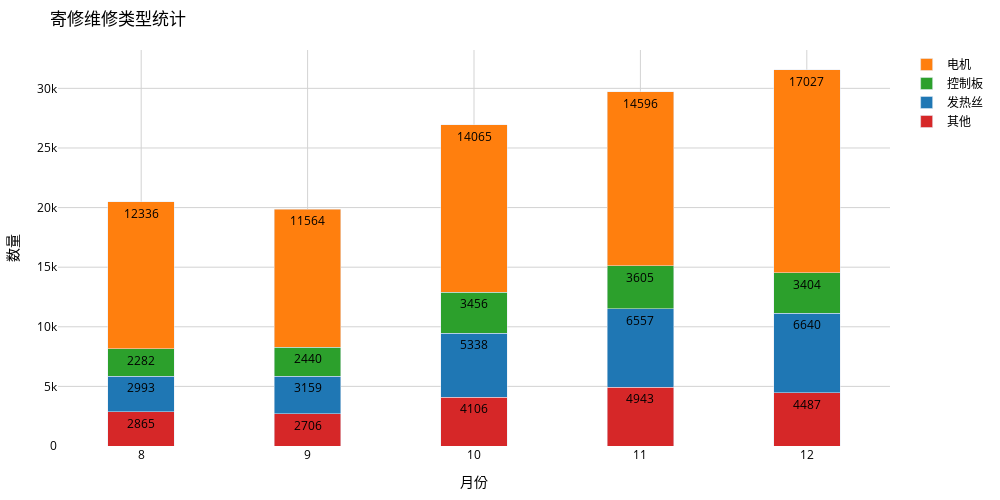

The notebook cell this image was saved under:
### Code cell
import pandas as pd
import numpy as np
import plotly.graph_objects as go

# 读取数据
pj = pd.read_parquet('更换配件明细8-12.parquet')

# 筛选数据
pj = pj.query("`[产品名称].[产品型号]` == '产成品-吹风机'")

# 处理时间列
pj['创建时间_日期'] = pd.to_datetime(pj['创建时间']).dt.month

# 分类配件
pj['配件'] = np.where(
    pj['备件名称'].str.contains('发热丝'), '发热丝',
    np.where(
        pj['备件名称'].str.contains('电机'), '电机',
        np.where(
            pj['备件名称'].str.contains('控制板'), '控制板', '其他'
        )
    )
)

# 设置权重
pj['权重'] = np.where(
    pj['配件'] == '发热丝', 3,
    np.where(
        pj['配件'] == '电机', 2,
        np.where(
            pj['配件'] == '控制板', 4, 1
        )
    )
)

# 按权重排序并去重
pj_sort = pj.sort_values(by='权重', ascending=False)
pj = pj_sort.drop_duplicates(subset=['服务单号'], keep='first')

# 数据透视
data = pj[['创建时间_日期', '配件', '数量']].copy()
data = data.pivot_table(index='创建时间_日期', columns='配件', values='数量', aggfunc='sum')
x = data.reset_index()

# 创建图表
fig = go.Figure()

# 定义每条柱子的颜色
colors = {
    '发热丝': '#1f77b4',  # 蓝色
    '电机': '#ff7f0e',    # 橙色
    '控制板': '#2ca02c',  # 绿色
    '其他': '#d62728'     # 红色
}

# 遍历配件列
for column in x.columns[1:]:  # 跳过第一列（创建时间_日期）
    fig.add_trace(go.Bar(
        x=x['创建时间_日期'],  # x 轴为月份
        y=x[column],          # y 轴为数量
        name=column,          # 柱子名称
        marker_color=colors[column],  # 柱子颜色
        text=x[column].astype(str),  # 显示数据标签
        textposition='auto',  # 自动调整标签位置
        textfont=dict(size=12, color='black')  # 标签字体
    ))

# 设置标题和标签
fig.update_layout(
    plot_bgcolor='white',  # 绘图区域背景颜色
    paper_bgcolor='white',  # 整个图表区域背景颜色
    title="寄修维修类型统计",
    xaxis_title="月份",
    yaxis_title="数量",
    font=dict(size=12, color="black"),
    xaxis=dict(showgrid=True, gridcolor='lightgray'),
    yaxis=dict(showgrid=True, gridcolor='lightgray'),
    margin=dict(l=50, r=50, t=50, b=50),  # 调整边距
    barmode='stack',  # 设置为堆叠模式
    height=500,  # 调整图表高度
    width=1000,  # 调整图表宽度
    bargap=0.6,  # 不同月份之间的间距
    bargroupgap=0,  # 同一月份内不同配件之间的间距

)

# 显示图表
fig.show()

### Figure 1 — Plotly figure (JSON) as saved in the notebook; plotly's stock layout.template omitted (floating-point values rounded to 4 significant figures)
{"data": [{"marker": {"color": "#d62728"}, "name": "其他", "text": ["2865", "2706", "4106", "4943", "4487"], "textfont": {"color": "black", "size": 12}, "textposition": "auto", "type": "bar", "x": [8, 9, 10, 11, 12], "y": [2865, 2706, 4106, 4943, 4487]}, {"marker": {"color": "#1f77b4"}, "name": "发热丝", "text": ["2993", "3159", "5338", "6557", "6640"], "textfont": {"color": "black", "size": 12}, "textposition": "auto", "type": "bar", "x": [8, 9, 10, 11, 12], "y": [2993, 3159, 5338, 6557, 6640]}, {"marker": {"color": "#2ca02c"}, "name": "控制板", "text": ["2282", "2440", "3456", "3605", "3404"], "textfont": {"color": "black", "size": 12}, "textposition": "auto", "type": "bar", "x": [8, 9, 10, 11, 12], "y": [2282, 2440, 3456, 3605, 3404]}, {"marker": {"color": "#ff7f0e"}, "name": "电机", "text": ["12336", "11564", "14065", "14596", "17027"], "textfont": {"color": "black", "size": 12}, "textposition": "auto", "type": "bar", "x": [8, 9, 10, 11, 12], "y": [12336, 11564, 14065, 14596, 17027]}], "layout": {"bargap": 0.6, "bargroupgap": 0, "barmode": "stack", "font": {"color": "black", "size": 12}, "height": 500, "margin": {"b": 50, "l": 50, "r": 50, "t": 50}, "paper_bgcolor": "white", "plot_bgcolor": "white", "title": {"text": "寄修维修类型统计"}, "width": 1000, "xaxis": {"gridcolor": "lightgray", "showgrid": true, "title": {"text": "月份"}}, "yaxis": {"gridcolor": "lightgray", "showgrid": true, "title": {"text": "数量"}}}}
